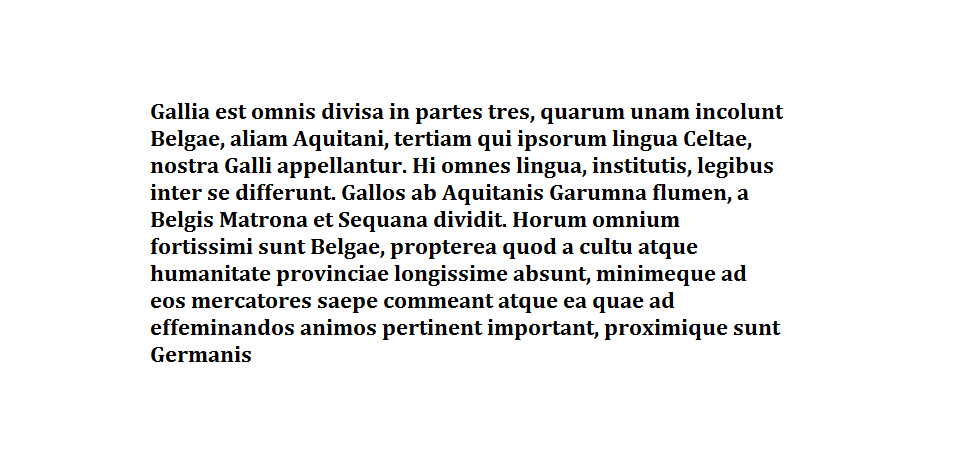
#> input picture lab9/image_analysis/images/galia.png, 953 x 463 px
$ jupyter execute report-image-analysis.ipynb
#> lines starting #> are read from the running program, lines starting #| are printed output that depends on the picture
# Sprawozdanie - MOwNiT - laboratorium 9., zadanie 1.

#### Autor: Jakub Psarski

## Analiza obrazów

- Wczytaj obraz przedstawiający tekst, dokonaj odwrócenia kolorów (czarne tło), a następnie jego transformacji do domeny częstotliwościowej za pomocą DFT. Przedstaw wartości fazy i modułu współczynników Fouriera (osobno).
- Wybierz przykładowego reprezentanta grupy - wytnij z dużego zdjęcia wzorzec obiektu, np. literę e lub charakterystyczny fragment ryby z ławicy (imcrop).
- Wykorzystując transformację Fouriera oblicz korelację między wybranym wzorcem, a całym obrazem.
- Przedstaw otrzymany obraz wyjściowy oraz punkty, w których wykryto wystąpienie wzorca (nałóż je na obraz oryginalny).
- Znajdź liczbę wystąpień wzorca. Testy przeprowadź na dwóch zbiorach danych.

### Importowanie potrzebnych bibliotek

[cell 1]
import os

import matplotlib.pyplot as plt
import numpy as np
from PIL import Image
from skimage.feature import peak_local_max

### 2. Główne funkcje

- `analyze_fourier_transform`: Funkcja przeprowadza transformatę Fouriera na obrazie wejściowym. Zwraca zlogarytmowany moduł oraz fazę transformaty, co pozwala na analizę częstotliwościową obrazu.

- `detect_pattern_correlation`: Funkcja oblicza korelację między obrazem a wzorcem przy użyciu transformaty Fouriera. Poprzez przekształcenie obrazów do domeny częstotliwości, obliczenie iloczynu i odwrotną transformatę, uzyskujemy mapę korelacji wskazującą na podobieństwo wzorca w różnych miejscach obrazu.

- `find_pattern_locations`: Funkcja lokalizuje miejsca wystąpienia wzorca na mapie korelacji poprzez wykrywanie lokalnych maksimów. Wykorzystuje wartość progową opartą na percentylu oraz minimalną odległość między wykrytymi wzorcami, aby zapewnić wiarygodną detekcję.

[cell 2]
def analyze_fourier_transform(image):
    fft_image = np.fft.fft2(image)
    fft_shifted = np.fft.fftshift(fft_image)

    magnitude = np.abs(fft_shifted)
    phase = np.angle(fft_shifted)

    magnitude_log = np.log(magnitude + 1)

    return magnitude_log, phase


def detect_pattern_correlation(image, pattern):
    ph, pw = pattern.shape

    pattern_rotated = np.rot90(pattern, 2)

    pattern_padded = np.zeros_like(image)
    pattern_padded[:ph, :pw] = pattern_rotated

    fft_image = np.fft.fft2(image)
    fft_pattern = np.fft.fft2(pattern_padded)

    correlation_fft = fft_image * fft_pattern

    correlation = np.real(np.fft.ifft2(correlation_fft))

    return correlation


def find_pattern_locations(correlation, threshold_percentile=95, min_distance=10):
    threshold = np.percentile(correlation, threshold_percentile)

    peaks = peak_local_max(
        correlation, min_distance=min_distance, threshold_abs=threshold
    )

    return list(peaks), threshold

### 2. Funkcje pomocnicze

- `load_and_preprocess_image`: Funkcja ładuje obraz z pliku na podstawie podanej ścieżki, opcjonalnie odwraca kolory i zwraca go jako `np.ndarray`.

- `visualize_fourier_transformation`, `visualize_results` - wizualizacja wyników transformacji oraz dopasowania wzorca.

[cell 3]
def load_and_preprocess_image(image_path, invert_colors=False):
#> called with image_path = 'lab9/image_analysis/images/galia.png', invert_colors = True
    try:
        img = Image.open(image_path)
#> img is the input picture: PIL image 953x463 RGB; mean R, G, B 237.9, 237.8, 237.9

        if img.mode != "L":
            img = img.convert("L")
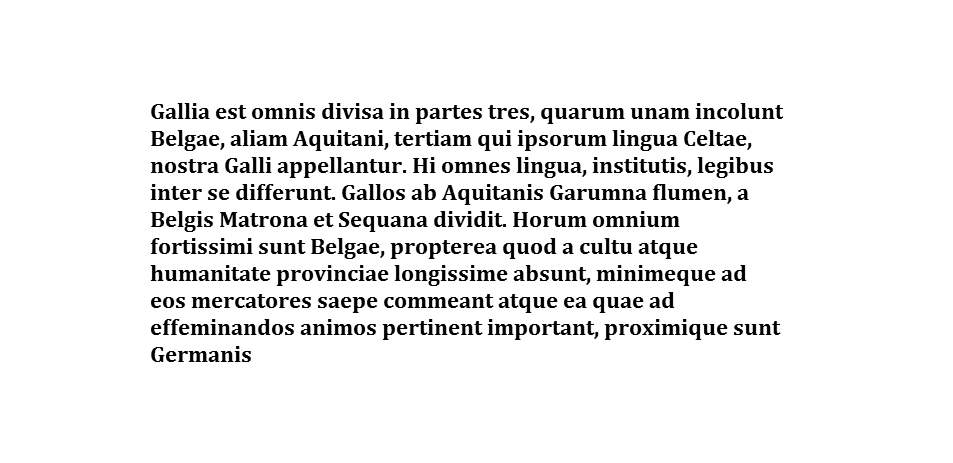
#> img: PIL image 953x463 L; min 0, max 255, mean 237.8

        img_array = np.array(img, dtype=np.float64)

        if invert_colors:
            img_array = 255 - img_array
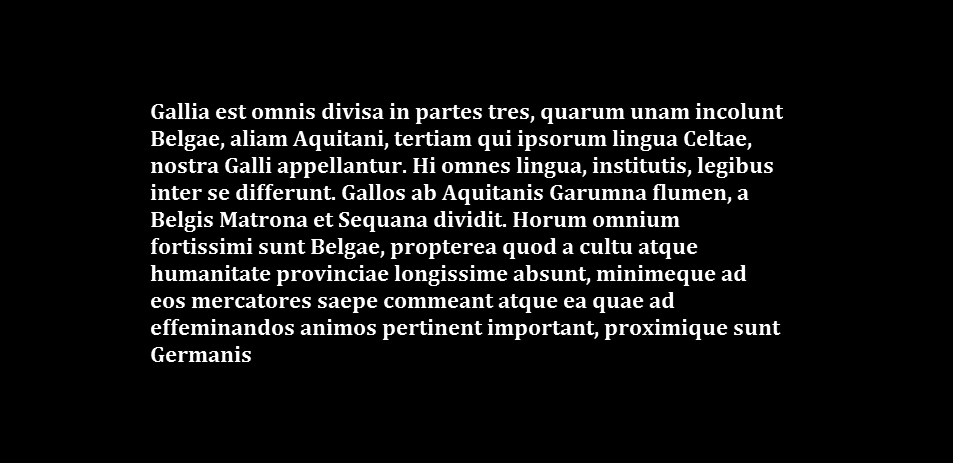
#> img_array: shape (463, 953) float64; min 0, max 255, mean 17.2

        img_array = img_array / 255.0

        return img_array
    except Exception as e:
        print(f"Error while processing {image_path}: {e}")
        return None


def visualize_fourier_transformation(magnitude_log, phase, image, title=""):
    fig, axes = plt.subplots(3, 1, figsize=(9, 14))
    fig.suptitle(f"{title} - Fourier transformation analysis", fontsize=16)

    axes[0].imshow(image, cmap="gray")
    axes[0].set_title("Original image")
    axes[0].axis("off")

    axes[1].imshow(magnitude_log, cmap="gray")
    axes[1].set_title("Magnitude (log scale)")
    axes[1].axis("off")

    axes[2].imshow(phase, cmap="hsv")
    axes[2].set_title("Phase")
    axes[2].axis("off")

    plt.show()


def visualize_results(
    original_image, correlation, locations, title_prefix="", pattern_shape=None
):
    fig1, axes = plt.subplots(3, 1, figsize=(9, 14))
    fig1.suptitle(f"{title_prefix} - Pattern detection", fontsize=16)

    axes[0].imshow(original_image, cmap="gray")
    if locations and pattern_shape is not None:
        ph, pw = pattern_shape
        for y, x in locations:
            rect = plt.Rectangle(
                (x - pw, y - ph), pw, ph, linewidth=1, edgecolor="r", facecolor="none"
            )
            axes[0].add_patch(rect)
    axes[0].set_title(f"Detected patterns ({len(locations)} found)")
    axes[0].axis("off")

    axes[1].imshow(correlation, cmap="hot")
    axes[1].set_title("Correlation map")
    axes[1].axis("off")

    axes[2].hist(correlation.flatten(), bins=100, alpha=0.7)
    axes[2].set_title("Correlation histogram")
    axes[2].set_xlabel("Correlation value")
    axes[2].set_ylabel("Frequency")

    for ax in axes[:2]:
        pos = ax.get_position()
        ax.set_position([pos.x0-0.05, pos.y0, pos.width, pos.height])

    plt.show()

    fig2 = plt.figure(figsize=(10, 10))
    fig2.suptitle(f"{title_prefix} - 3D correlation surface", fontsize=16)

    ax_3d = fig2.add_subplot(111, projection="3d")
    y_3d, x_3d = np.mgrid[0 : correlation.shape[0] : 10, 0 : correlation.shape[1] : 10]
    ax_3d.plot_surface(x_3d, y_3d, correlation[::10, ::10], cmap="hot", alpha=0.7)

    plt.tight_layout(pad=3.0)
    plt.show()

### 3. Wyniki

[cell 4]
IMG_PATH = os.path.join(os.path.dirname(os.path.abspath("__file__")), "image_analysis", "images")
os.makedirs(IMG_PATH, exist_ok=True)

datasets = [
    {
        "name": "Text (galia)",
        "image_path": os.path.join(IMG_PATH, "galia.png"),
        "pattern_path": os.path.join(IMG_PATH, "galia_e.png"),
        "invert_colors": True,
        "threshold_percentile": 99.9902,  # best threshold value (found by trial and error)
    },  # which detects all 'e' characters without false positives
    {
        "name": "Fish school",
        "image_path": os.path.join(IMG_PATH, "school.jpg"),
        "pattern_path": os.path.join(IMG_PATH, "fish1.png"),
        "invert_colors": False,
        "threshold_percentile": 90,
    },
]

for dataset in datasets:
    print(f"Image analysis: {dataset['name']}\n")

    main_image = load_and_preprocess_image(
        dataset["image_path"], dataset["invert_colors"]
    )
    pattern_image = load_and_preprocess_image(
        dataset["pattern_path"], dataset["invert_colors"]
    )

    if main_image is None or pattern_image is None:
        print(f"Error reading images for dataset {dataset['name']}")
        continue

    print("\n1. Fourier transformation analysis")
    magnitude_log, phase = analyze_fourier_transform(main_image)
    visualize_fourier_transformation(
        magnitude_log, phase, main_image, dataset["name"]
    )

    print("\n2. Pattern detection")
    correlation = np.abs(detect_pattern_correlation(main_image, pattern_image))

    locations, threshold = find_pattern_locations(
        correlation, threshold_percentile=dataset["threshold_percentile"]
    )

    print(f"\nDetection threshold: {threshold:.4f}")
    print(f"Pattern occurrences: {len(locations)}")

    visualize_results(
        main_image,
        correlation,
        locations,
        dataset["name"],
        pattern_shape=pattern_image.shape,
    )

    print("\nCorrelation statistics:")
    print(f"  Maximum value: {np.max(correlation):.4f}")
    print(f"  Minimum value: {np.min(correlation):.4f}")
    print(f"  Average value: {np.mean(correlation):.4f}")
    print(f"  Standard deviation: {np.std(correlation):.4f}")

    print(f"\n{'='*40}\n")
#> pass 2 of the loop `for dataset in datasets:`:
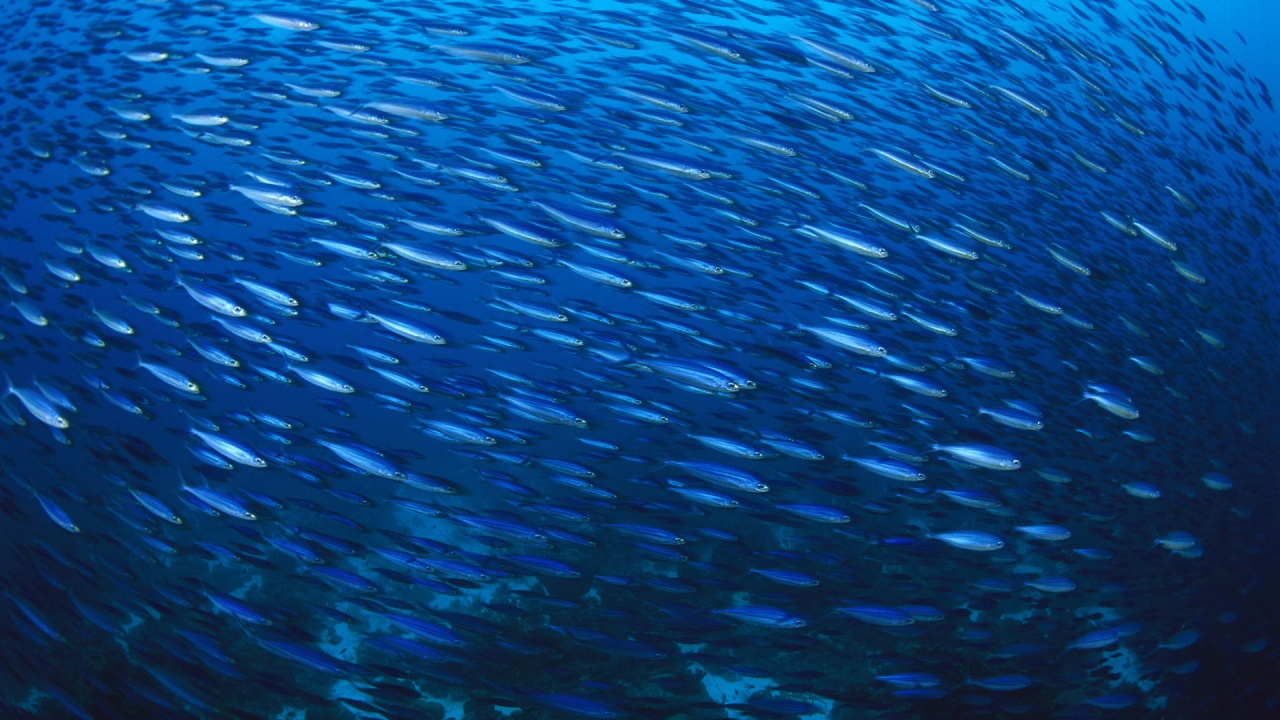
#> input picture lab9/image_analysis/images/school.jpg, 1280 x 720 px
#> in load_and_preprocess_image, img is the input picture: PIL image 1280x720 RGB; mean R, G, B 9.1, 67.3, 128.5
#> img: PIL image 1280x720 L
#> in detect_pattern_correlation, `correlation = np.real(np.fft.ifft2(correlation_fft))`:
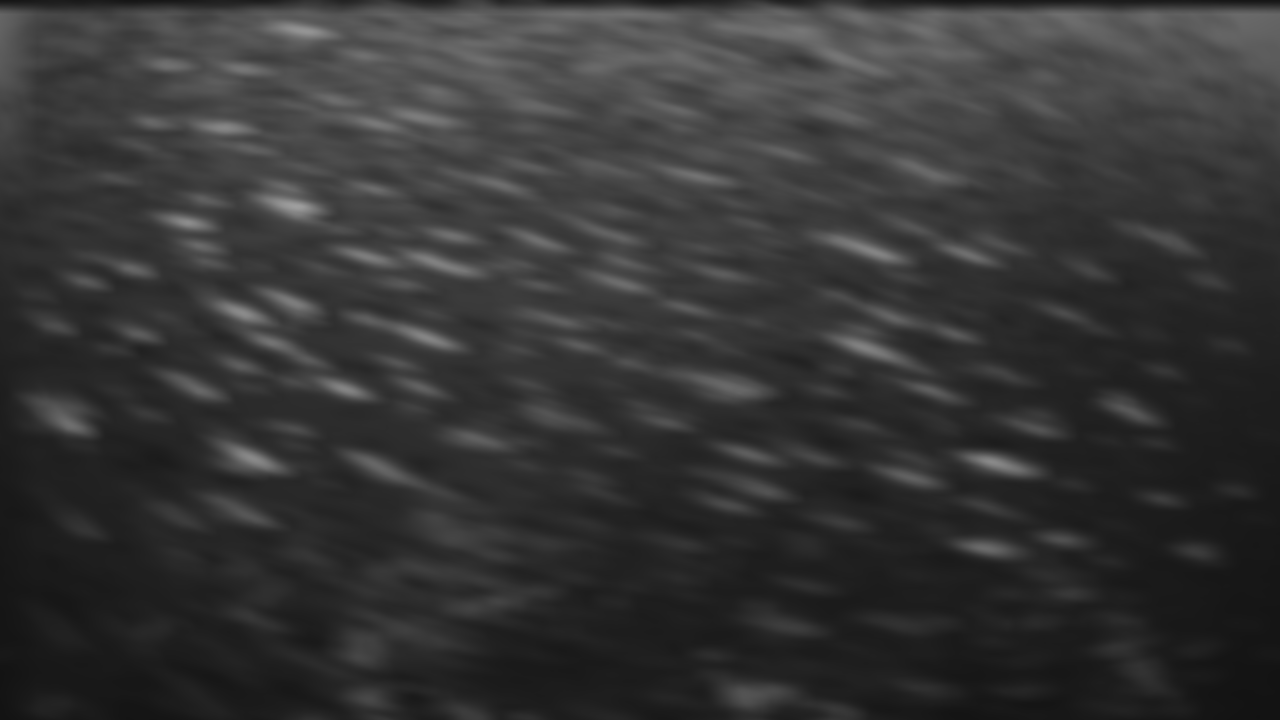
#> correlation: shape (720, 1280) float64; min 18.97, max 159.1, mean 53.7
#> in find_pattern_locations, `threshold = np.percentile(correlation, threshold_percentile)`: threshold = 84.31
#> peaks = 130 pairs, first value 14 to 548, second value 69 to 1239
#> `locations, threshold = find_pattern_locations( correlation, threshold_..`: locations has the same summary as peaks in find_pattern_locations; threshold = 84.31
#| Detection threshold: 84.3135
#| Pattern occurrences: 130
#> the loop in visualize_results, `for y, x in locations:` made 130 passes
#> (y, x) on passes 1 to 8: (206, 296), (31, 305), (222, 188), (313, 243), (458, 252), (461, 990), (127, 224), (337, 426)
#> in visualize_results, `plt.show()`:
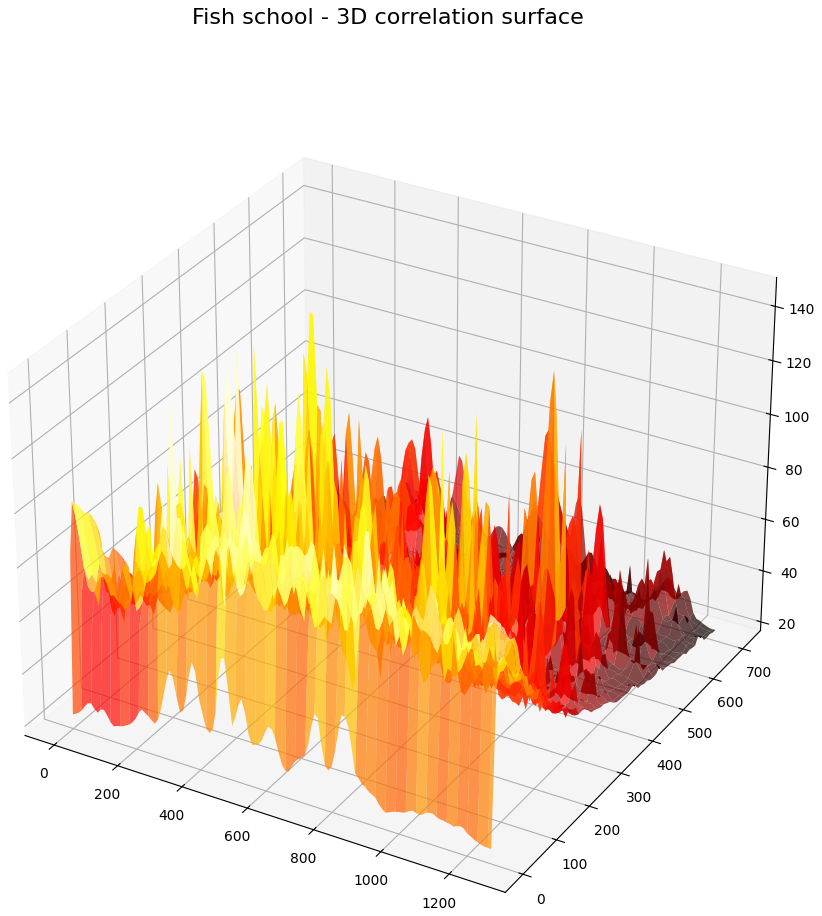
#> figure drawn by matplotlib, 1 panel
#|   Maximum value: 159.1409
#|   Minimum value: 18.9682
#|   Average value: 53.7258
#|   Standard deviation: 21.1974
